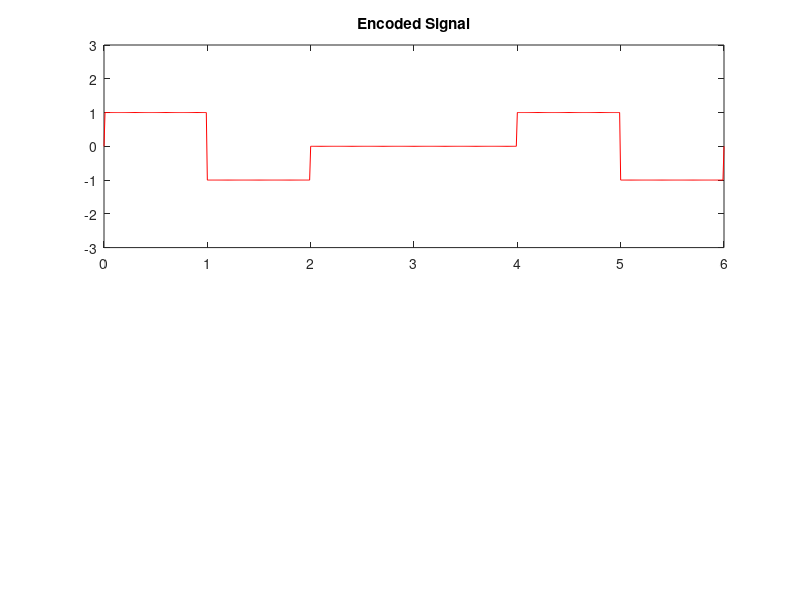

Write the MATLAB code that produced this figure.
clc;
clear all;
close all;
data = [1 1 0 0 1 1];
point = 100;
status = 1;

%Encoded_Signal
%previous one : negative
% 0 -> 0
% 1 -> alternate of last non zero

encoded_signal = zeros(1,length(data)*point+1);
for i=1:length(data)
    if data(i) == 1
        encoded_signal((i-1)*point+1:i*point) = status;
        status = -status;
    end
end
encoded_signal(1)=0;

size = 0:1/point:length(data);

subplot(2,1,1);
plot(size,encoded_signal,'r');
title('Encoded Signal');
ylim([-3,3]);

%Decoded_Signal
%0 -> 0
%1/-1 -> 1

decoded_signal = zeros(1,length(data));
for i=1:length(data)
    if encoded_signal(i*point)~=0
           decoded_signal(i) = 1;
    end
end
    
decoded_signal
